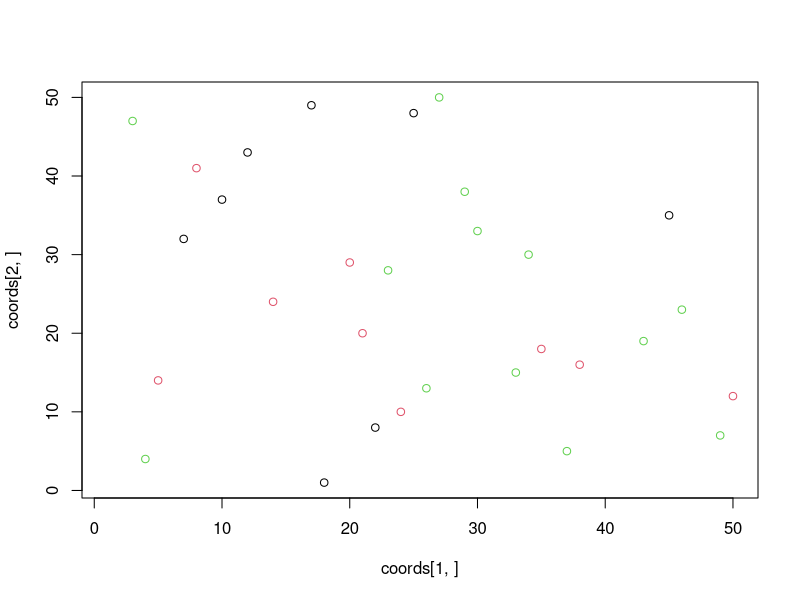
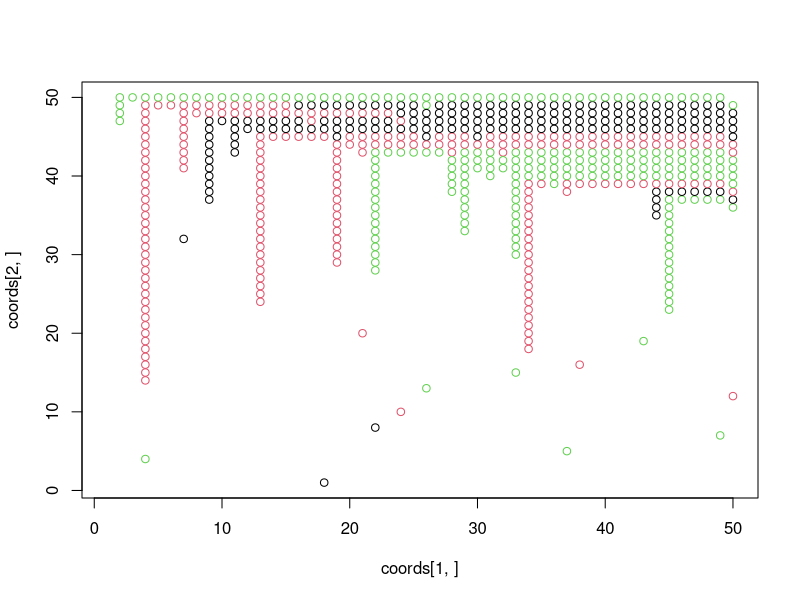
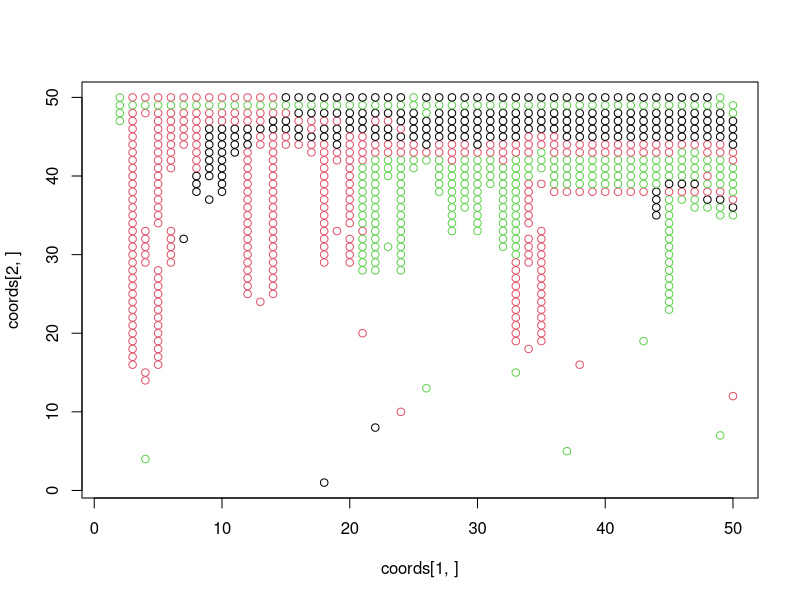
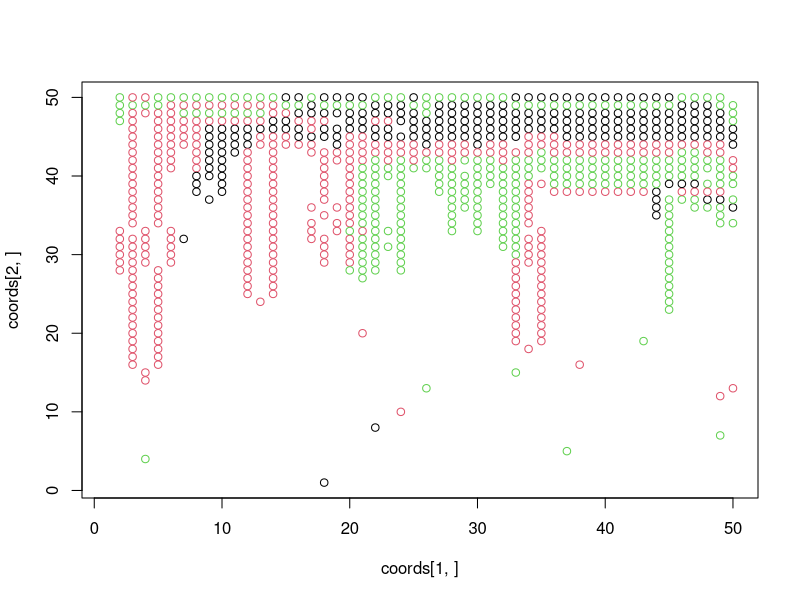
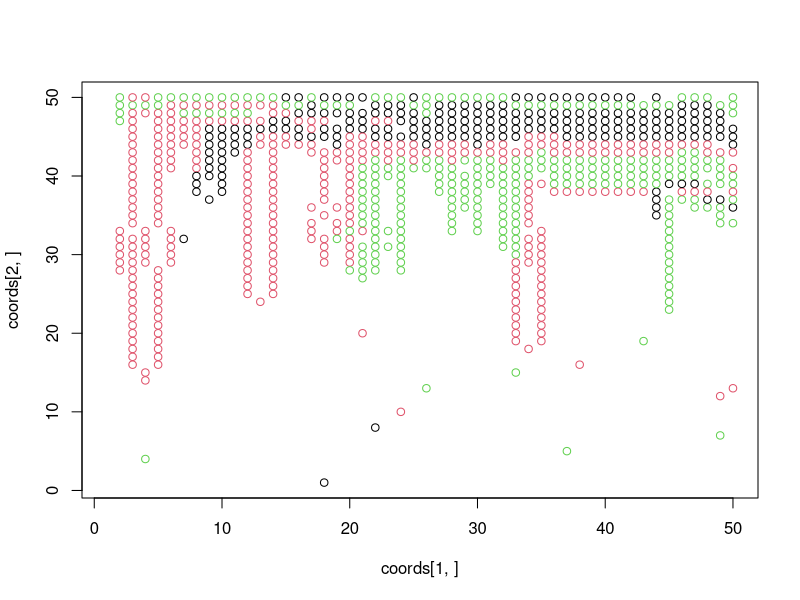
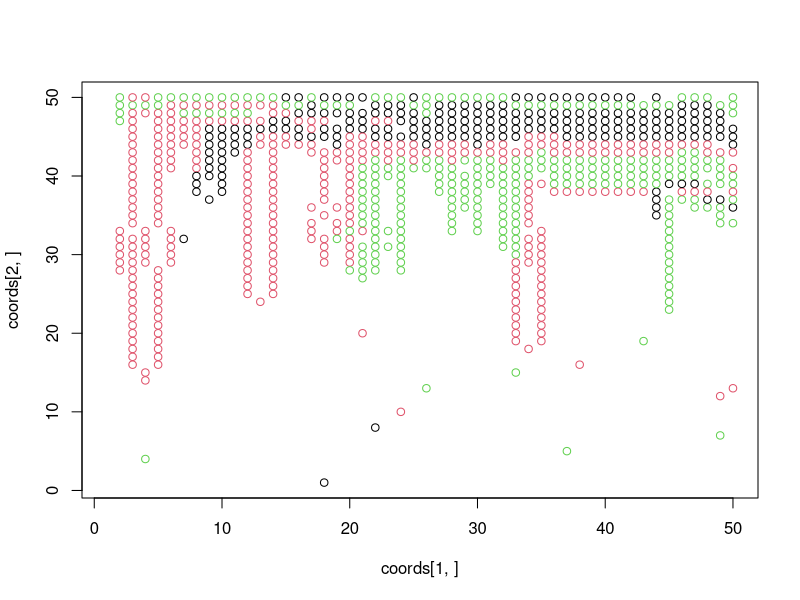
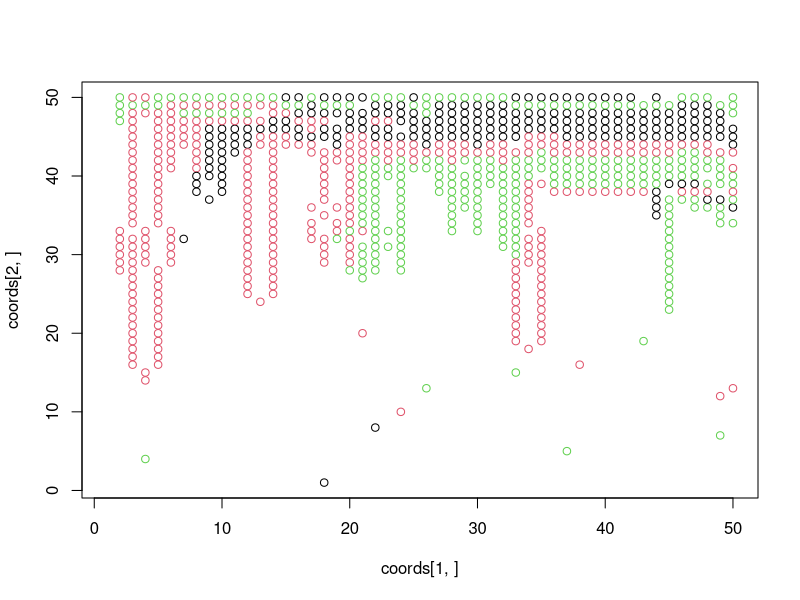
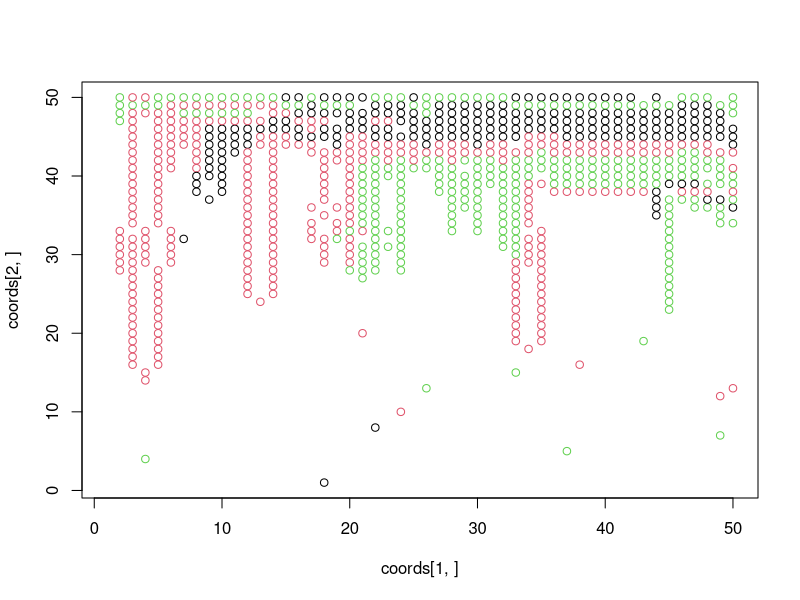

The R source for these figures, in order:
# ----- IMSVS ----- #


#This is is main body of the program 

y_max = 50
x_max = 50
DThreshold = 50
IThreshold = 5
t = 0
lyso_time = 5

# Make it possible to be divided by 3
n_bacts = 30

# Placing  bacteria
Init_bacteria<-function(n_bacts)
{
  coords <<- matrix(data = 0, ncol = n_bacts, nrow = 2)
  Health <<- matrix(data = 0, ncol =  x_max, nrow = y_max)
  Type <<- matrix(data = 0, ncol =  x_max, nrow = y_max)
  
  ii = sample(1:x_max, n_bacts, replace = FALSE)
  jj = sample(1:y_max, n_bacts, replace = FALSE)
  for (i in 1:n_bacts) {
    x = ii[i]
    y = jj[i]
    coords[,i] <<- c(x,y)
    Health[x,y] <<- 20
    rd = runif(1)
    if(rd < 0.33)      Type[x,y] <<- 1 # 'B'
    else if(rd < 0.66) Type[x,y] <<- 2 # 'C'
    else               Type[x,y] <<- 3 # 'D'
  }
}


# Placing the food
Placing_food<-function(n_food)
{
  Food <<- matrix(data = 0, ncol =  x_max, nrow = y_max)
  Food_Value <<- matrix(data = 0, ncol =  x_max, nrow = y_max)
  
  for(i in 1: y_max)
  {
    for(j in 1:x_max)
    {
      vec = runif(1)
      Food_Value[i, j] <<- 20
      
      if(vec[1] < 0.16)
        Food[i, j] <<- "I"
      else if(vec[1] < 0.32)
        Food[i, j] <<- "G"
      else if(vec[1] < 0.48)
        Food[i, j] <<- "F"
      else if(vec[1] < 0.64)
        Food[i, j] <<- "L"
      else if(vec[1] < 0.80)
        Food[i, j] <<- "T"
      else
        Food[i, j] <<- "C"
    }
  }
}

Add_food<-function(n_food)
{
  xx = sample(1:x_max, n_food,replace = TRUE)
  yy = sample(1:y_max, n_food,replace = TRUE)
  
  for(ii in 1:n_food)
  {
    vec = runif(1)
    i = xx[ii]
    j = yy[ii]
    Food_Value[i, j] <<- 20
    
    if(vec[1] < 0.16)
      Food[i, j] <<- "I"
    else if(vec[1] < 0.32)
      Food[i, j] <<- "G"
    else if(vec[1] < 0.48)
      Food[i, j] <<- "F"
    else if(vec[1] < 0.64)
      Food[i, j] <<- "L"
    else if(vec[1] < 0.80)
      Food[i, j] <<- "T"
    else
      Food[i, j] <<- "C"
  }
}

# Cell Division
Cell_Division<-function(x, y, division_probability)
{
  p = division_probability
  original_health = Health[x, y] / 2
  new_cell_health = original_health * p
  typeb<-Type[x, y]
  fin = 0
  counter = 1
  xs <- c(x - 1, x    , x + 1, x    , x - 1, x - 1, x + 1, x + 1)
  ys <- c(y    , y + 1, y    , y - 1, y - 1, y + 1, y + 1, y - 1)
  
  while(fin < 2 && counter <= 8)
  {
    xx = xs[counter]
    yy = ys[counter]
    # In the paper's algorithm there was an OR statement
    # This made no sense as it allows overflow out of the grid if either c or d is good 
    if(xx > 0 && xx <= x_max && yy > 0 && yy <= y_max)
    {
      if(Health[xx, yy] == 0)
      {
        Health[xx, yy] <<- original_health
        Type[xx, yy] <<- typeb
        n_bacts <<- n_bacts + 1
        coords <<- cbind(coords, c(xx, yy))
        
        fin = fin + 1
      }
    }
    counter = counter + 1
  }
  # remove bacterie
  Kill_bacteria(x,y)
}

Comsumption<-function(x, y)
{
  r = 0
  for(j in x-1:x+1)
  {
    for(k in y-1:y+1)
    {
      # Ok here there's an issue since we could check the type before the for loops
      if((
        Type[x, y] == 1 && (Food[j, k] == "G" || Food[j, k] == "F" || Food[j, k] == "L")
        || 
        Type[x, y] == 2 && (Food[j, k] == "G" || Food[j, k] == "F" || Food[j, k] == "L" || Food[j, k] == "I")
        ||
        Type[x, y] == 3 && (Food[j, k] == "T" || Food[j, k] == "C")
        ) && Food_Value[j, k] != 0
      )
      {
        Food_Value[j, k] <<- Food_Value[j, k] - 1
        r = r + 1
        if(Food_Value[j, k] == 0)
          Food[j, k] <<- 0
      }
    }
  }
  Health[x, y] <<- Health[x, y] + r
}


Adjust_lysozyme<-function(x, y)
{
  if(Health[x, y] > IThreshold  && Type[x, y] == 2){ 
    Health[x, y] <<- Health[x, y] - 2
  }
}

Kill_bacteria<-function(x,y){
  index = 0
  
  a = which(coords[1,] == x)
  b = which(coords[2,] == y)
  index = intersect(a,b)
  
  if(index != 0){
    n_bacts <<- n_bacts - 1
    Health[x, y] <<- 0
    Type[x, y] <<- 0
    coords <<- coords[,-index]
  }
}


Init_bacteria(n_bacts)
Placing_food(x_max * y_max)


timestamp = 20
for(t in 1:timestamp)
{
  color = diag(Type[coords[1,],coords[2,]])
  plot(coords[1,],coords[2,], xlim = c(1, x_max), ylim = c(1, y_max), col=color)
  for(i in 1:x_max)
  {
    for(j in 1:y_max)
    {
      if(Health[i, j] != 0)
        Comsumption(i, j)
      
      if(Health[i, j] > DThreshold)
        Cell_Division(i, j, 1.0)
      
      if(Health[i, j] > IThreshold){
        Health[i, j] = Health[i, j] - IThreshold
        if(Health[i, j] <= 0)
          Kill_bacteria(i,j)
      }
        
      if(t > lyso_time)
        Adjust_lysozyme(i, j)
    }
  }
  Add_food(50)
}

# plot
color = diag(Type[coords[1,],coords[2,]])
plot(coords[1,],coords[2,], xlim = c(1, x_max), ylim = c(1, y_max), col=color)
